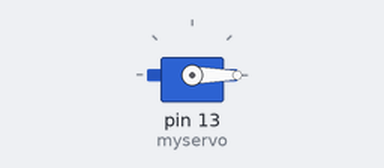
Recording of a sketch running on a simulated Arduino Uno, built with avr-gcc and run on an emulated ATmega328P. Parts: servo.

Above: at 0.05 s.
At 10.5 s:
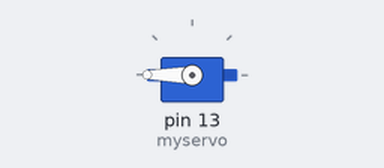
Timing chart, 0 to 13.7 s (numbered marks = the images above):
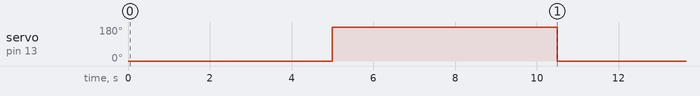

Measured:
- by itself, servo on pin 13 (myservo): alternates 180° for 5.5 s and 0° for 5.0 s

The sketch:

servoMotor.ino
```cpp
#include <Servo.h>

Servo myservo;  // create servo object to control a servo

void setup() {
  myservo.attach(13,600,2300);  // (pin, min, max)
}

void loop() {
  myservo.write(0);  // tell servo to go to a particular angle
  delay(5000);

  myservo.write(180);
  delay(5500);
}
```
